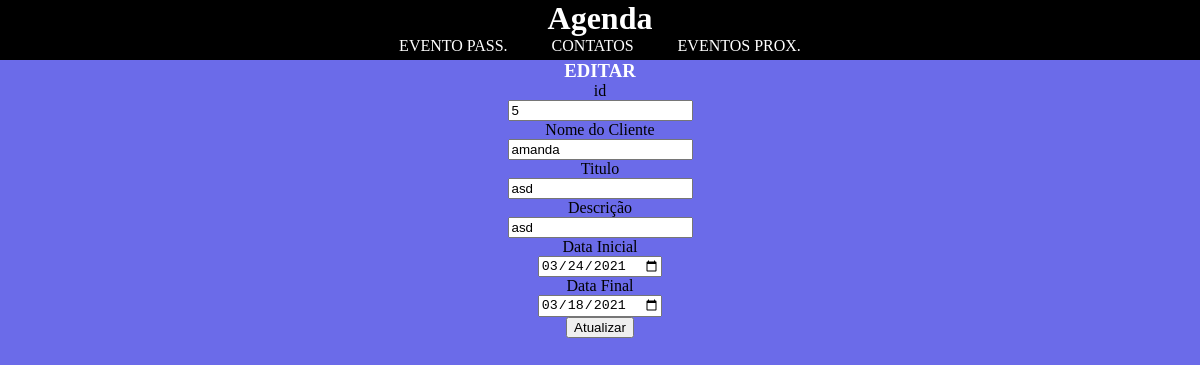
/php/index.php?menuop=editar&idContato=5, run on the app's committed database.
### tables this page shows
CREATE TABLE `cliente` (
  `Nome` varchar(50) NOT NULL,
  `Descri` varchar(200) NOT NULL,
  `Titulo` varchar(100) NOT NULL,
  `DataFinal` date NOT NULL,
  `DataInicial` date NOT NULL,
  `Id` int(11) NOT NULL
);

### php/editar.php (the view, shortened to what this page needs)
<?php
$idCliente = $_GET["idContato"];
$sql = "SELECT * FROM cliente where Id = '{$idCliente}'";
$rs = mysqli_query($conexao, $sql) or die ("error ao recuperar os dados do registro.".mysqli_error($conexao));
$dados= mysqli_fetch_assoc($rs);
?>
<!DOCTYPE html>
<html lang="pt-br">
<head>
</head>
<body>
    <div>
        <form action="index.php?menuop=Atualizar" method="post">
        <h3 style="text-transform: uppercase;">EDITAR</h3>
        <div>
        <label for="IdCliente">id</label>
        <div>
            <input type="text" name="IdCliente" value="<?=$dados["Id"]?>">
        </div>
        </div>
        <div>
        <label for="nome">Nome do Cliente</label>
        <div>
            <input type="text" name="nome" value="<?=$dados["Nome"]?>">
        </div>
        </div>
        <div>
            <label for="addTitulo">Titulo</label>
            <div>
                <input type="text" name="addTitulo" value="<?=$dados["Titulo"]?>">
            </div>
        </div>
    <div>
        <label for="addDescri">Descrição</label>
        <div>
            <input type="text" name="addDescri" value="<?=$dados["Descri"]?>">
        </div>
    </div>
    <div>
        <label for="addInicial">Data Inicial</label>
        <div>
            <input type="date" name="addInicial" value="<?=$dados["DataInicial"]?>">
        </div>
    </div>
    <div>
        <label for="addFinal">Data Final</label>
        <div>
            <input type="date" name="addFinal" value="<?=$dados["DataFinal"]?>">
        </div>
        <div>
            <input type="submit" value="Atualizar" name="btnAtualizar">
        </div>
    </div>
    </form>
    </div>
</body>
</html>

### css/index.css (style rules this page uses)
body { padding: auto; margin: 0 auto; background-color: rgb(107, 107, 233); }
h3 { margin: 0 auto; text-align: center; color: white; }

### data on the page
cliente: IdCliente "5", nome "amanda", addTitulo "asd", addDescri "asd", addInicial "03/24/2021", addFinal "03/18/2021"
